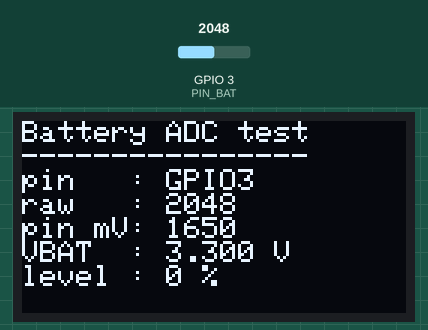
A sketch run on a simulated ESP32-C3. Parts: 128×64 one-colour display. The inputs (shaded band) are chosen by the test bench; at power-on: GPIO 3 (PIN_BAT) = 2048 (analog values on the 0–4095 scale).

Above: at 1.2 s.
1.3 s: GPIO 3 (PIN_BAT) set to 2866
At 2.9 s:
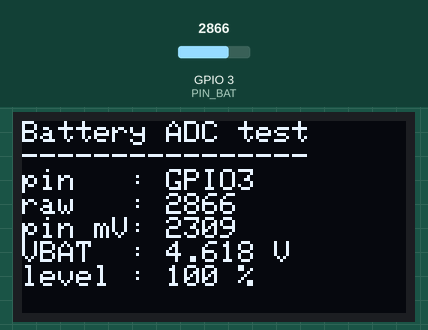
3.2 s: GPIO 3 (PIN_BAT) set to 3603
At 3.8 s:
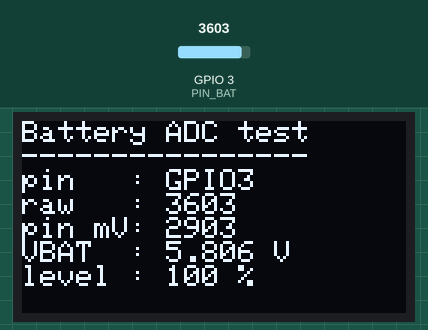
4.9 s: GPIO 3 (PIN_BAT) set to 4095
At 5.7 s:
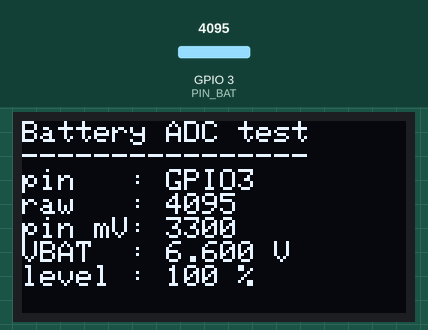
Timing chart, 0 to 7.9 s (numbered marks = the images above; inputs shaded):
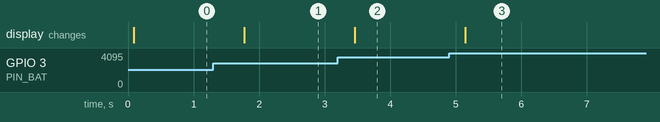

Measured:
- after the input at 1.3 s, the display: changes after 0.47 s (image 1)
- after the input at 3.2 s, the display: changes after 0.26 s (image 2)
- after the input at 4.9 s, the display: changes after 0.24 s (image 3)

The sketch:

02_battery_adc.ino
```cpp
// ESP32-C3 mini - Battery ADC on GPIO3 + OLED readout
// ADC1_CH3 (GPIO3)은 아날로그 입력 사용 가능
// 보통 배터리 측정은 분압 저항(예: 100k/100k = 2:1)을 거쳐 ADC 입력
// 실제 배터리 전압 = ADC_mV * DIV_RATIO

#include <Wire.h>
#include <Adafruit_GFX.h>
#include <Adafruit_SSD1306.h>

#define PIN_SDA      8
#define PIN_SCL      9
#define OLED_ADDR    0x3C

#define PIN_BAT      3
#define DIV_RATIO    2.0f   // TODO: 실제 분압비로 보정 (100k/100k면 2.0)
#define ADC_SAMPLES  16

Adafruit_SSD1306 display(128, 64, &Wire, -1);

static float readBatteryVoltage(uint16_t *rawOut, uint32_t *mvOut) {
  uint32_t rawSum = 0, mvSum = 0;
  for (int i = 0; i < ADC_SAMPLES; i++) {
    rawSum += analogRead(PIN_BAT);
    mvSum  += analogReadMilliVolts(PIN_BAT);
    delay(2);
  }
  uint16_t raw = rawSum / ADC_SAMPLES;
  uint32_t mv  = mvSum / ADC_SAMPLES;
  if (rawOut) *rawOut = raw;
  if (mvOut)  *mvOut  = mv;
  return (mv * DIV_RATIO) / 1000.0f;   // volts
}

// Li-ion 1셀 대략 추정 (4.20V=100%, 3.30V=0%) - 선형 근사
static uint8_t batteryPercent(float v) {
  if (v >= 4.20f) return 100;
  if (v <= 3.30f) return 0;
  return (uint8_t)((v - 3.30f) / (4.20f - 3.30f) * 100.0f);
}

void setup() {
  Wire.begin(PIN_SDA, PIN_SCL);
  Wire.setClock(400000);

  analogReadResolution(12);            // 0..4095
  // 기본 11dB attenuation -> ~0..3.1V 측정 범위

  display.begin(SSD1306_SWITCHCAPVCC, OLED_ADDR);
  display.clearDisplay();
  display.setTextColor(SSD1306_WHITE);
  display.setTextSize(1);
}

void loop() {
  uint16_t raw;
  uint32_t mv;
  float vbat = readBatteryVoltage(&raw, &mv);
  uint8_t pct = batteryPercent(vbat);

  display.clearDisplay();
  display.setCursor(0, 0);
  display.println(F("Battery ADC test"));
  display.println(F("----------------"));

  display.print(F("pin   : GPIO"));
  display.println(PIN_BAT);

  display.print(F("raw   : "));
  display.println(raw);

  display.print(F("pin mV: "));
  display.println(mv);

  display.print(F("VBAT  : "));
  display.print(vbat, 3);
  display.println(F(" V"));

  display.print(F("level : "));
  display.print(pct);
  display.println(F(" %"));

  display.display();
  delay(500);
}
```
